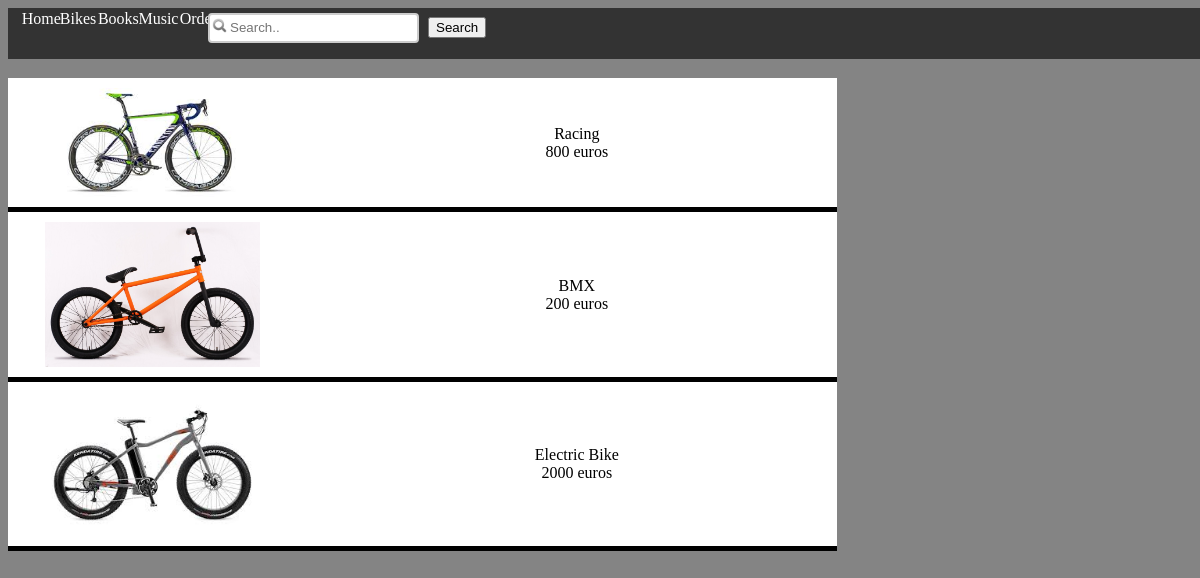
Screenshot of /store/bikes/ with the database file from the repository.
### store/models.py (models this page shows)
class bikes (models.Model):
	model = models.CharField(max_length= 30);
	color = models.CharField(max_length= 30);
	photo = models.ImageField(upload_to= 'store/static/images');
	price = models.CharField(max_length= 10,default=0);
	archive= models.CharField(max_length= 30,default=0);

### store/views.py (the view)
def bikes_view(request):
	bikeslist = bikes.objects.all();
	return render(request,'bikes.html', {'bikeslist':bikeslist});

### store/templates/bikes.html (shortened to what this page needs)
{% extends 'index.html' %}
{% load staticfiles %}
{% block content %}
	<div id="products">
			<table class="listproducts" >
				{% for bike in bikeslist %}
				<tr>
					<td> <img class="photo" src = "{% static bike.archive %}"> <td>
					<td style= "width: 500px;">{{bike.model}} <br> {{bike.price}}</td>
				</tr>
				{% endfor %}
			</table>
		</div>
{% endblock %}

### store/static/css/style.css (style rules this page uses)
body { background-color: #848484; }
.photo { align:center; height:80%; width:80% }
#products { margin-top:70px; }
.listproducts { width: 70%; background-color: white; border-collapse: collapse; overflow: scroll; }
.listproducts tr td { padding: 10px; border-bottom: 5px solid black; text-align: center }

### rows the page displays
bikes: archive (picture), model "Racing", price "800 euros"
bikes: archive (picture), model "BMX", price "200 euros"
bikes: archive (picture), model "Electric Bike", price "2000 euros"
